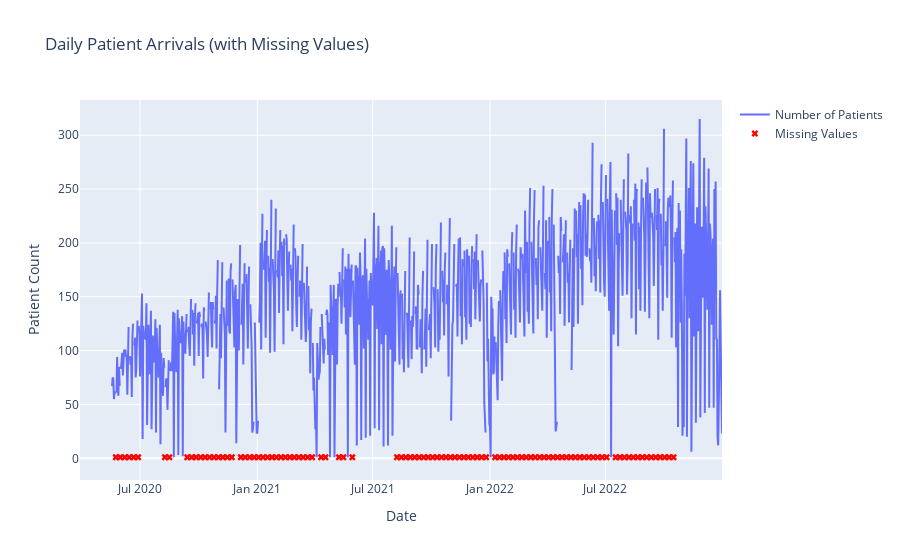

Notebook source saved alongside this figure:
### Code cell
fig = go.Figure()

# Add scatter trace for patients
fig.add_trace(go.Scatter(x=df.index, y=df['Patients'], 
                          mode='lines', 
                          name='Number of Patients'))

# Add markers for missing values
missing_dates = df[df['Patients'].isna()].index
missing_values_trace = go.Scatter(x=missing_dates, y=[df['Patients'].min()]*len(missing_dates),
                                  mode='markers', marker=dict(color='red', symbol='x'),
                                  name='Missing Values')
fig.add_trace(missing_values_trace)

# Set plot title and axis labels
fig.update_layout(title='Daily Patient Arrivals (with Missing Values)',
                  xaxis_title='Date', yaxis_title='Patient Count')

# Show plot
fig.show()

### Figure 1 — Plotly figure (JSON) as saved in the notebook; plotly's stock layout.template omitted (floating-point values rounded to 4 significant figures; data arrays with more than 128 entries replaced by an {"elided": "..."} marker saying what was removed)
{"data": [{"mode": "lines", "name": "Number of Patients", "type": "scatter", "x": {"elided": "958 str values"}, "y": {"elided": "958 int values"}}, {"marker": {"color": "red", "symbol": "x"}, "mode": "markers", "name": "Missing Values", "type": "scatter", "visible": true, "x": ["2020-05-24T00:00:00", "2020-05-31T00:00:00", "2020-06-07T00:00:00", "2020-06-14T00:00:00", "2020-06-21T00:00:00", "2020-06-28T00:00:00", "2020-08-09T00:00:00", "2020-08-16T00:00:00", "2020-09-13T00:00:00", "2020-09-20T00:00:00", "2020-09-27T00:00:00", "2020-10-04T00:00:00", "2020-10-11T00:00:00", "2020-10-18T00:00:00", "2020-10-25T00:00:00", "2020-11-01T00:00:00", "2020-11-08T00:00:00", "2020-11-15T00:00:00", "2020-11-22T00:00:00", "2020-12-06T00:00:00", "2020-12-13T00:00:00", "2020-12-20T00:00:00", "2020-12-27T00:00:00", "2021-01-03T00:00:00", "2021-01-10T00:00:00", "2021-01-17T00:00:00", "2021-01-24T00:00:00", "2021-01-31T00:00:00", "2021-02-07T00:00:00", "2021-02-14T00:00:00", "2021-02-21T00:00:00", "2021-02-28T00:00:00", "2021-03-07T00:00:00", "2021-03-14T00:00:00", "2021-03-21T00:00:00", "2021-03-28T00:00:00", "2021-04-11T00:00:00", "2021-04-18T00:00:00", "2021-05-09T00:00:00", "2021-05-16T00:00:00", "2021-05-30T00:00:00", "2021-08-08T00:00:00", "2021-08-15T00:00:00", "2021-08-22T00:00:00", "2021-08-29T00:00:00", "2021-09-05T00:00:00", "2021-09-12T00:00:00", "2021-09-19T00:00:00", "2021-09-26T00:00:00", "2021-10-03T00:00:00", "2021-10-10T00:00:00", "2021-10-17T00:00:00", "2021-10-24T00:00:00", "2021-10-31T00:00:00", "2021-11-07T00:00:00", "2021-11-14T00:00:00", "2021-11-21T00:00:00", "2021-11-28T00:00:00", "2021-12-05T00:00:00", "2021-12-12T00:00:00", "2021-12-19T00:00:00", "2021-12-26T00:00:00", "2022-01-09T00:00:00", "2022-01-16T00:00:00", "2022-01-23T00:00:00", "2022-01-30T00:00:00", "2022-02-06T00:00:00", "2022-02-13T00:00:00", "2022-02-20T00:00:00", "2022-02-27T00:00:00", "2022-03-06T00:00:00", "2022-03-13T00:00:00", "2022-03-20T00:00:00", "2022-03-27T00:00:00", "2022-04-03T00:00:00", "2022-04-10T00:00:00", "2022-04-17T00:00:00", "2022-04-24T00:00:00", "2022-05-01T00:00:00", "2022-05-08T00:00:00", "2022-05-15T00:00:00", "2022-05-22T00:00:00", "2022-05-29T00:00:00", "2022-06-05T00:00:00", "2022-06-12T00:00:00", "2022-06-19T00:00:00", "2022-06-26T00:00:00", "2022-07-03T00:00:00", "2022-07-17T00:00:00", "2022-07-24T00:00:00", "2022-07-31T00:00:00", "2022-08-07T00:00:00", "2022-08-14T00:00:00", "2022-08-21T00:00:00", "2022-08-28T00:00:00", "2022-09-04T00:00:00", "2022-09-11T00:00:00", "2022-09-18T00:00:00", "2022-09-25T00:00:00", "2022-10-02T00:00:00", "2022-10-09T00:00:00", "2022-10-16T00:00:00"], "y": [1, 1, 1, 1, 1, 1, 1, 1, 1, 1, 1, 1, 1, 1, 1, 1, 1, 1, 1, 1, 1, 1, 1, 1, 1, 1, 1, 1, 1, 1, 1, 1, 1, 1, 1, 1, 1, 1, 1, 1, 1, 1, 1, 1, 1, 1, 1, 1, 1, 1, 1, 1, 1, 1, 1, 1, 1, 1, 1, 1, 1, 1, 1, 1, 1, 1, 1, 1, 1, 1, 1, 1, 1, 1, 1, 1, 1, 1, 1, 1, 1, 1, 1, 1, 1, 1, 1, 1, 1, 1, 1, 1, 1, 1, 1, 1, 1, 1, 1, 1, 1, 1]}], "layout": {"autosize": true, "dragmode": "zoom", "title": {"text": "Daily Patient Arrivals (with Missing Values)"}, "xaxis": {"autorange": true, "range": ["2020-03-25 05:45:11.8697", "2022-12-31"], "title": {"text": "Date"}, "type": "date"}, "yaxis": {"autorange": true, "range": [-24.3, 332.9], "title": {"text": "Patient Count"}, "type": "linear"}}}
